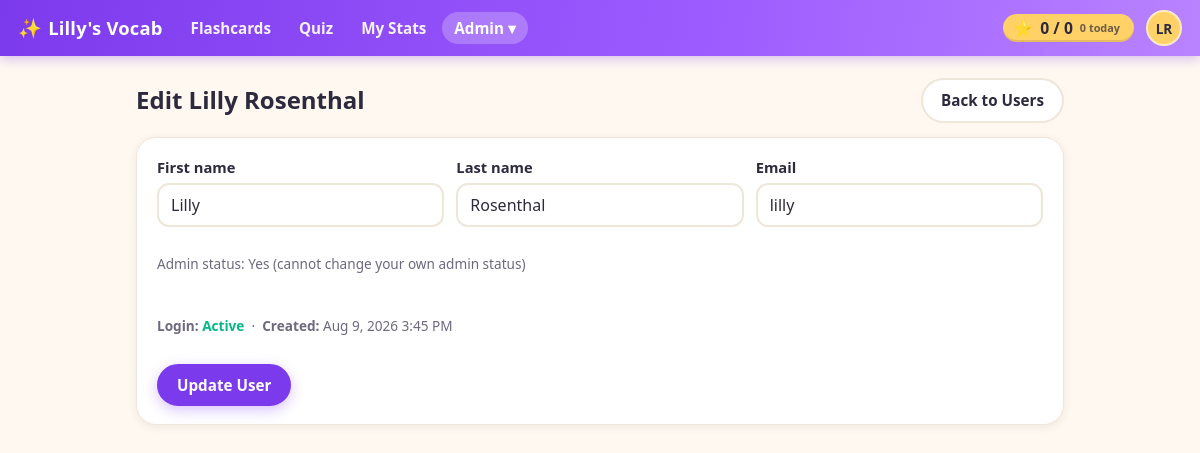
/admin/user_edit.php?id=1 (signed in), run on the app's committed database.
### tables this page shows
CREATE TABLE settings (
  id INT AUTO_INCREMENT PRIMARY KEY,
  key_name VARCHAR(191) NOT NULL UNIQUE,
  value LONGTEXT NULL,
  updated_at DATETIME NOT NULL DEFAULT CURRENT_TIMESTAMP ON UPDATE CURRENT_TIMESTAMP
);

CREATE TABLE users (
  id INT AUTO_INCREMENT PRIMARY KEY,
  first_name VARCHAR(100) NOT NULL,
  last_name VARCHAR(100) NOT NULL,
  email VARCHAR(255) DEFAULT NULL UNIQUE,
  password_hash VARCHAR(255) NOT NULL DEFAULT '',
  is_admin TINYINT(1) NOT NULL DEFAULT 0 COMMENT 'App administrator',
  email_verify_token VARCHAR(64) DEFAULT NULL,
  email_verified_at DATETIME DEFAULT NULL,
  password_reset_token_hash CHAR(64) DEFAULT NULL,
  password_reset_expires_at DATETIME DEFAULT NULL,
  shuffle_seed INT UNSIGNED DEFAULT NULL COMMENT 'NULL = original order; set = per-user shuffled deck order',
  deck_position INT NOT NULL DEFAULT 0 COMMENT 'Resume point in the full deck (index of the next card)',
  created_at DATETIME NOT NULL DEFAULT CURRENT_TIMESTAMP
);

### partials.php (called while the page is built)
<?php
require_once __DIR__ . '/config.php';
require_once __DIR__ . '/settings.php';
require_once __DIR__ . '/lib/Application.php';
require_once __DIR__ . '/lib/ApplicationUI.php';
function h($s) {
    return htmlspecialchars($s ?? '', ENT_QUOTES, 'UTF-8');
}
function header_html(string $title): void {
    ApplicationUI::headerHtml($title);
}
function footer_html(): void {
    ApplicationUI::footerHtml();
}

### config.php (called while the page is built, shortened)
<?php
function pdo(): PDO {
    static $pdo = null;
    if ($pdo === null) {
        $dsn = 'mysql:host=' . DB_HOST . ';dbname=' . DB_NAME . ';charset=utf8mb4';
        $options = [
            PDO::ATTR_ERRMODE => PDO::ERRMODE_EXCEPTION,
            PDO::ATTR_DEFAULT_FETCH_MODE => PDO::FETCH_ASSOC,
            PDO::ATTR_EMULATE_PREPARES => false,
        ];
        $pdo = new PDO($dsn, DB_USER, DB_PASS, $options);
    }
    return $pdo;
}
function current_user(): ?array {
    require_once __DIR__ . '/lib/UserManagement.php';
    if (!empty($_SESSION['uid'])) {
        static $user = null;
        if ($user === null) {
            $user = UserManagement::findById((int)$_SESSION['uid']) ?: false;
        }
        return $user ?: null;
    }
    return null;
}
function require_admin(): void {
    $user = current_user();
}

### lib/UserManagement.php (called while the page is built, shortened)
<?php
require_once __DIR__ . '/../config.php';
require_once __DIR__ . '/../settings.php';
class UserManagement {
    private static function pdo(): PDO {
        return pdo();
    }
    public static function findById(int $id): ?array {
        $st = self::pdo()->prepare('SELECT * FROM users WHERE id=? LIMIT 1');
        $st->execute([$id]);
        $row = $st->fetch();
        return $row ?: null;
    }
}

### settings.php (called while the page is built, shortened)
<?php
require_once __DIR__ . '/config.php';
class Settings {
    private static function pdo(): PDO {
        return pdo();
    }
    public static function get(string $key, string $default = ''): string {
        $st = self::pdo()->prepare('SELECT value FROM settings WHERE key_name = ? LIMIT 1');
        $st->execute([$key]);
        $row = $st->fetch();
        return $row ? (string)$row['value'] : $default;
    }
    public static function siteTitle(): string {
        return self::get('site_title', APP_NAME);
    }
}

### lib/FlashcardProgress.php (called while the page is built, shortened)
<?php
require_once __DIR__ . '/../config.php';
class FlashcardProgress {
    private static function pdo(): PDO {
        return pdo();
    }
    public static function getScoreSummary(int $userId): array {
        $pdo = self::pdo();
        $st = $pdo->prepare("SELECT COUNT(*) AS c FROM user_word_state WHERE user_id = ? AND last_mark = 'got_it'");
        $st->execute([$userId]);
        $mastered = (int)$st->fetch()['c'];
        $total = (int)$pdo->query('SELECT COUNT(*) AS c FROM words')->fetch()['c'];
        $st = $pdo->prepare('SELECT COUNT(*) AS c FROM word_review_events WHERE user_id = ? AND created_at >= CURDATE()');
        $st->execute([$userId]);
        $reviewedToday = (int)$st->fetch()['c'];
        return [
            'mastered' => $mastered,
            'total_words' => $total,
            'reviewed_today' => $reviewedToday,
        ];
    }
}

### admin/user_edit.php (the view, shortened to what this page needs)
<?php
require_once __DIR__ . '/../partials.php';
require_once __DIR__ . '/../lib/UserManagement.php';
require_admin();
$userId = (int)($_GET['id'] ?? 0);
$user = UserManagement::findById($userId);
$form = [];
foreach (['first_name', 'last_name', 'email', 'is_admin'] as $field) {
    $form[$field] = $_GET[$field] ?? ($user[$field] ?? '');
}
$me = current_user();
$canEditAdmin = ((int)$user['id'] !== (int)$me['id']);
$hasPassword = ($user['password_hash'] !== '');
$userName = trim(($user['first_name'] ?? '') . ' ' . ($user['last_name'] ?? ''));
header_html('Edit ' . $userName);
?>
<div class="page-head">
  <h2>Edit <?= h($userName) ?></h2>
  <a class="button" href="/admin/users.php">Back to Users</a>
</div>
<div class="card">
  <form method="post" action="/admin/user_edit_eval.php" class="stack">
    <div class="grid form-grid">
      <label>First name
        <input type="text" name="first_name" value="<?=h($form['first_name'] ?? '')?>" required>
      </label>
      <label>Last name
        <input type="text" name="last_name" value="<?=h($form['last_name'] ?? '')?>" required>
      </label>
      <label>Email
        <input type="email" name="email" value="<?=h($form['email'] ?? '')?>" required>
      </label>
    </div>
    <?php if ($canEditAdmin): ?>
      <label class="inline">
        <input type="checkbox" name="is_admin" value="1" <?= !empty($form['is_admin']) ? 'checked' : '' ?>>
        Admin user
      </label>
    <?php else: ?>
      <p class="small">Admin status: <?= !empty($user['is_admin']) ? 'Yes' : 'No' ?> (cannot change your own admin status)</p>
    <?php endif; ?>
    <p class="small">
      <strong>Login:</strong>
      <?php if (!empty($user['email_verified_at'])): ?>
        <span class="status-verified">Active</span>
      <?php elseif (!$hasPassword): ?>
        <span class="status-pending">Awaiting account activation</span>
      <?php else: ?>
        <span class="status-pending">Pending email verification</span>
      <?php endif; ?>
      &nbsp;·&nbsp; <strong>Created:</strong> <?= h(date('M j, Y g:i A', strtotime($user['created_at']))) ?>
    </p>
    <div class="actions">
      <button class="button primary" type="submit">Update User</button>
    </div>
  </form>
</div>
<?php footer_html(); ?>

### lib/ApplicationUI.php (shortened to what this page needs)
<?php
require_once __DIR__ . '/../config.php';
require_once __DIR__ . '/../settings.php';
require_once __DIR__ . '/FlashcardProgress.php';
class ApplicationUI {
    public static function staticResourceUrl(string $path): string {
        $filePath = __DIR__ . '/../' . ltrim($path, '/');
        $version = @filemtime($filePath);
        return $path . '?v=' . $version;
    }
    public static function cssLink(string $path): string {
        $url = self::staticResourceUrl($path);
        return '<link rel="stylesheet" href="' . htmlspecialchars($url, ENT_QUOTES, 'UTF-8') . '">';
    }
    public static function jsScript(string $path): string {
        $url = self::staticResourceUrl($path);
        return '<script src="' . htmlspecialchars($url, ENT_QUOTES, 'UTF-8') . '"></script>';
    }
    public static function scoreChipHtml(int $userId): string {
        $score = FlashcardProgress::getScoreSummary($userId);
        return '<a class="score-chip" id="score-chip" href="/progress/" title="Words you\'ve got — tap for stats">'
             . '<span class="score-star" aria-hidden="true">&#11088;</span>'
             . '<span class="score-numbers"><span id="score-mastered">' . number_format($score['mastered']) . '</span>'
             . ' / <span id="score-total">' . number_format($score['total_words']) . '</span></span>'
             . '<span class="score-today"><span id="score-today">' . number_format($score['reviewed_today']) . '</span> today</span>'
             . '</a>';
    }
    public static function headerHtml(string $title): void {
        $u = current_user();
        $script = $_SERVER['SCRIPT_NAME'] ?? '';
        $siteTitle = Settings::siteTitle();
        echo '<!doctype html><html><head><meta charset="utf-8"><meta name="viewport" content="width=device-width,initial-scale=1">';
        echo self::cssLink('/styles.css');
        echo '</head><body>';
        if ($u) {
            $navItems = [
                ['path' => '/review/', 'label' => 'Flashcards', 'prefixes' => ['/review/', '/index.php']],
                ['path' => '/quiz/', 'label' => 'Quiz', 'prefixes' => ['/quiz/']],
                ['path' => '/progress/', 'label' => 'My Stats', 'prefixes' => ['/progress/']],
            ];
            echo '<header class="topbar">';
            echo '<a class="brand" href="/review/"><span class="brand-mark" aria-hidden="true">&#10024;</span> ' . h($siteTitle) . '</a>';
            echo '<nav class="topnav">';
            foreach ($navItems as $item) {
                $active = false;
                echo '<a href="' . h($item['path']) . '"' . ($active ? ' class="active"' : '') . '>' . h($item['label']) . '</a>';
            }
            if (!empty($u['is_admin'])) {
                $inAdmin = strpos($script, '/admin/') === 0;
                $adminItems = [
                    ['path' => '/admin/words.php', 'label' => 'Words'],
                    ['path' => '/admin/import/upload.php?flow=words', 'label' => 'Import Words'],
                    ['path' => '/admin/users.php', 'label' => 'Users'],
                    ['path' => '/admin/settings.php', 'label' => 'Settings'],
                    ['path' => '/admin/activity_log.php', 'label' => 'Activity Log'],
                    ['path' => '/admin/email_log.php', 'label' => 'Email Log'],
                ];
                $adminLinks = '';
                foreach ($adminItems as $item) {
                    $active = $inAdmin && basename(parse_url($item['path'], PHP_URL_PATH)) === basename($script);
                    $adminLinks .= '<a href="' . h($item['path']) . '" role="menuitem"' . ($active ? ' class="active"' : '') . '>' . h($item['label']) . '</a>';
                }
                echo '<span class="menu-wrap">'
                   . '<button type="button" id="adminToggle" class="topnav-toggle' . ($inAdmin ? ' active' : '') . '" aria-expanded="false" aria-controls="adminMenu">Admin &#9662;</button>'
                   . '<span id="adminMenu" class="popup-menu hidden" role="menu" aria-hidden="true">' . $adminLinks . '</span>'
                   . '</span>';
            }
            echo '</nav>';
            echo '<div class="topbar-right">';
            echo self::scoreChipHtml((int)$u['id']);
            $initials = strtoupper((string)substr((string)($u['first_name'] ?? ''), 0, 1) . (string)substr((string)($u['last_name'] ?? ''), 0, 1));
            $name = trim((string)($u['first_name'] ?? '') . ' ' . (string)($u['last_name'] ?? ''));
            echo '<span class="menu-wrap">'
               . '<button type="button" id="profileToggle" class="avatar" aria-expanded="false" aria-controls="profileMenu" title="' . h($name) . '" aria-label="Account menu for ' . h($name) . '">' . h($initials) . '</button>'
               . '<span id="profileMenu" class="popup-menu popup-menu-right hidden" role="menu" aria-hidden="true">'
               .   '<a href="/profile/change_password.php" role="menuitem">Change Password</a>'
               .   '<a href="/logout.php" role="menuitem">Logout</a>'
               . '</span>'
               . '</span>';
            echo '</div>';
            echo '</header>';
            echo '<div class="content"><main>';
        } else {
            echo '<header class="topbar"><a class="brand" href="/login.php"><span class="brand-mark" aria-hidden="true">&#10024;</span> ' . h($siteTitle) . '</a></header>';
            echo '<div class="content"><main>';
        }
    }
    public static function footerHtml(): void {
        echo '</main></div>' . self::jsScript('/main.js') . '</body></html>';
    }
}

### data on the page
settings: value "Lilly's Vocab"
users: initials "LR", userName "Lilly Rosenthal", first_name "Lilly", last_name "Rosenthal", email "lilly", created_at "Aug 9, 2026 3:45 PM"

### other printed values
$item['label'] "Flashcards"
$item['label'] "Quiz"
$item['label'] "My Stats"
$score['mastered'] "0"
$score['total_words'] "0"
$score['reviewed_today'] "0"
